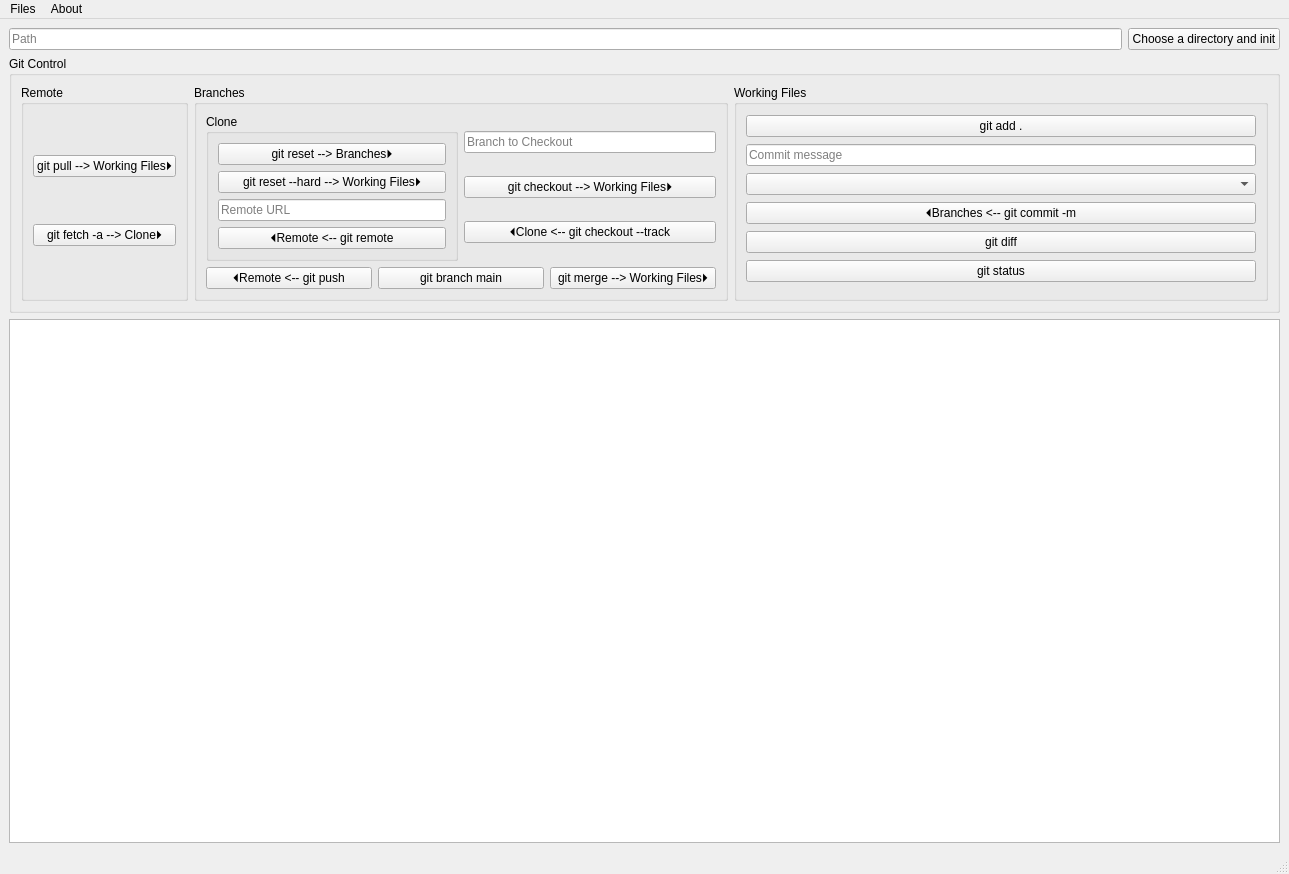
<?xml version="1.0" encoding="UTF-8"?>
<ui version="4.0">
 <class>MainWindow</class>
 <widget class="QMainWindow" name="MainWindow">
  <property name="geometry">
   <rect>
    <x>0</x>
    <y>0</y>
    <width>1289</width>
    <height>874</height>
   </rect>
  </property>
  <property name="windowTitle">
   <string>Git Helper</string>
  </property>
  <property name="windowIcon">
   <iconset>
    <normalon>:/new/prefix1/assets/bx-git-branch-blue.svg</normalon>
   </iconset>
  </property>
  <widget class="QWidget" name="centralwidget">
   <layout class="QGridLayout" name="gridLayout">
    <item row="1" column="0">
     <widget class="QGroupBox" name="groupBoxGitControl">
      <property name="enabled">
       <bool>true</bool>
      </property>
      <property name="title">
       <string>Git Control</string>
      </property>
      <layout class="QGridLayout" name="gridLayout_7">
       <item row="0" column="2">
        <widget class="QGroupBox" name="groupBoxGitWorkingFiles">
         <property name="enabled">
          <bool>true</bool>
         </property>
         <property name="title">
          <string>Working Files</string>
         </property>
         <layout class="QGridLayout" name="gridLayout_5">
          <item row="2" column="0">
           <widget class="QComboBox" name="comboBoxFilesInDirectory"/>
          </item>
          <item row="1" column="0">
           <widget class="QLineEdit" name="lineEditCommitMessage">
            <property name="text">
             <string/>
            </property>
            <property name="placeholderText">
             <string>Commit message</string>
            </property>
           </widget>
          </item>
          <item row="3" column="0">
           <widget class="QPushButton" name="pushButtonAddComit">
            <property name="text">
             <string>⏴Branches &lt;-- git commit -m</string>
            </property>
            <property name="icon">
             <iconset>
              <normaloff>:/new/prefix1/assets/git-commit-regular-24.png</normaloff>:/new/prefix1/assets/git-commit-regular-24.png</iconset>
            </property>
           </widget>
          </item>
          <item row="4" column="0">
           <widget class="QPushButton" name="pushButtonGitDiff">
            <property name="text">
             <string>git diff</string>
            </property>
           </widget>
          </item>
          <item row="5" column="0">
           <widget class="QPushButton" name="pushButtonGitStatus">
            <property name="text">
             <string>git status</string>
            </property>
           </widget>
          </item>
          <item row="0" column="0">
           <widget class="QPushButton" name="pushButtonGitAdd">
            <property name="text">
             <string>git add .</string>
            </property>
           </widget>
          </item>
         </layout>
        </widget>
       </item>
       <item row="0" column="0">
        <widget class="QGroupBox" name="groupBoxGitRemote">
         <property name="enabled">
          <bool>true</bool>
         </property>
         <property name="title">
          <string>Remote</string>
         </property>
         <layout class="QGridLayout" name="gridLayout_3">
          <item row="2" column="0">
           <widget class="QPushButton" name="pushButtonGitFetch">
            <property name="text">
             <string>git fetch -a --&gt; Clone⏵</string>
            </property>
           </widget>
          </item>
          <item row="1" column="0">
           <widget class="QPushButton" name="pushButtonGitPull">
            <property name="text">
             <string>git pull --&gt; Working Files⏵</string>
            </property>
           </widget>
          </item>
         </layout>
        </widget>
       </item>
       <item row="0" column="1">
        <widget class="QGroupBox" name="groupBoxGitBranches">
         <property name="enabled">
          <bool>true</bool>
         </property>
         <property name="title">
          <string>Branches</string>
         </property>
         <layout class="QGridLayout" name="gridLayout_2">
          <item row="0" column="0">
           <layout class="QHBoxLayout" name="horizontalLayout_2">
            <item>
             <widget class="QGroupBox" name="groupBox_3">
              <property name="title">
               <string>Clone</string>
              </property>
              <layout class="QGridLayout" name="gridLayout_4">
               <item row="1" column="0">
                <widget class="QPushButton" name="pushButtonGitResetHard">
                 <property name="text">
                  <string>git reset --hard --&gt; Working Files⏵</string>
                 </property>
                </widget>
               </item>
               <item row="3" column="0">
                <widget class="QPushButton" name="pushButtonGitRemote">
                 <property name="text">
                  <string>⏴Remote &lt;-- git remote</string>
                 </property>
                </widget>
               </item>
               <item row="0" column="0">
                <widget class="QPushButton" name="pushButtonGitReset">
                 <property name="text">
                  <string>git reset --&gt; Branches⏵</string>
                 </property>
                </widget>
               </item>
               <item row="2" column="0">
                <widget class="QLineEdit" name="lineEditRemoteUrl">
                 <property name="text">
                  <string/>
                 </property>
                 <property name="placeholderText">
                  <string>Remote URL</string>
                 </property>
                </widget>
               </item>
              </layout>
             </widget>
            </item>
            <item>
             <layout class="QVBoxLayout" name="verticalLayout">
              <item>
               <widget class="QLineEdit" name="lineEditBrancheCheckout">
                <property name="text">
                 <string/>
                </property>
                <property name="placeholderText">
                 <string>Branch to Checkout</string>
                </property>
               </widget>
              </item>
              <item>
               <widget class="QPushButton" name="pushButtonGitCheckout">
                <property name="text">
                 <string>git checkout --&gt; Working Files⏵</string>
                </property>
               </widget>
              </item>
              <item>
               <widget class="QPushButton" name="pushButtonGitCheckoutTrack">
                <property name="text">
                 <string>⏴Clone &lt;-- git checkout --track</string>
                </property>
               </widget>
              </item>
             </layout>
            </item>
           </layout>
          </item>
          <item row="1" column="0">
           <layout class="QHBoxLayout" name="horizontalLayout_3">
            <item>
             <widget class="QPushButton" name="pushButtonGitPush">
              <property name="text">
               <string>⏴Remote &lt;-- git push</string>
              </property>
              <property name="icon">
               <iconset resource="resources.qrc">
                <normaloff>:/new/prefix1/assets/bx-git-pull-request.svg</normaloff>:/new/prefix1/assets/bx-git-pull-request.svg</iconset>
              </property>
             </widget>
            </item>
            <item>
             <widget class="QPushButton" name="pushButtonGitBranch">
              <property name="text">
               <string>git branch main</string>
              </property>
              <property name="icon">
               <iconset>
                <normalon>:/new/prefix1/assets/bx-git-branch.svg</normalon>
               </iconset>
              </property>
             </widget>
            </item>
            <item>
             <widget class="QPushButton" name="pushButtonGitMerge">
              <property name="text">
               <string>git merge --&gt; Working Files⏵</string>
              </property>
              <property name="icon">
               <iconset resource="resources.qrc">
                <normaloff>:/new/prefix1/assets/bx-git-merge.svg</normaloff>:/new/prefix1/assets/bx-git-merge.svg</iconset>
              </property>
             </widget>
            </item>
           </layout>
          </item>
         </layout>
        </widget>
       </item>
      </layout>
     </widget>
    </item>
    <item row="0" column="0">
     <layout class="QHBoxLayout" name="horizontalLayout">
      <item>
       <widget class="QLineEdit" name="lineEditPath">
        <property name="readOnly">
         <bool>true</bool>
        </property>
        <property name="placeholderText">
         <string>Path</string>
        </property>
       </widget>
      </item>
      <item>
       <widget class="QPushButton" name="pushButtonValidatePath">
        <property name="text">
         <string>Choose a directory and init</string>
        </property>
       </widget>
      </item>
     </layout>
    </item>
    <item row="2" column="0">
     <widget class="QTextEdit" name="textEditDebug"/>
    </item>
   </layout>
  </widget>
  <widget class="QMenuBar" name="menubar">
   <property name="geometry">
    <rect>
     <x>0</x>
     <y>0</y>
     <width>1289</width>
     <height>25</height>
    </rect>
   </property>
   <widget class="QMenu" name="menuFichiers">
    <property name="title">
     <string>Files</string>
    </property>
    <addaction name="actionConfigure"/>
    <addaction name="separator"/>
    <addaction name="actionExit"/>
   </widget>
   <widget class="QMenu" name="menuAbout">
    <property name="title">
     <string>About</string>
    </property>
    <property name="icon">
     <iconset>
      <normalon>:/new/prefix1/assets/question-line.svg</normalon>
     </iconset>
    </property>
    <property name="separatorsCollapsible">
     <bool>false</bool>
    </property>
    <property name="toolTipsVisible">
     <bool>false</bool>
    </property>
   </widget>
   <addaction name="menuFichiers"/>
   <addaction name="menuAbout"/>
  </widget>
  <widget class="QStatusBar" name="statusbar"/>
  <action name="actionConfigure">
   <property name="icon">
    <iconset>
     <normalon>:/new/prefix1/assets/user-settings-line.svg</normalon>
    </iconset>
   </property>
   <property name="text">
    <string>&amp;Configure</string>
   </property>
   <property name="shortcut">
    <string>Ctrl+O</string>
   </property>
  </action>
  <action name="actionExit">
   <property name="text">
    <string>&amp;Exit</string>
   </property>
   <property name="shortcut">
    <string>Ctrl+Q</string>
   </property>
  </action>
 </widget>
 <resources>
  <include location="resources.qrc"/>
 </resources>
 <connections/>
</ui>
